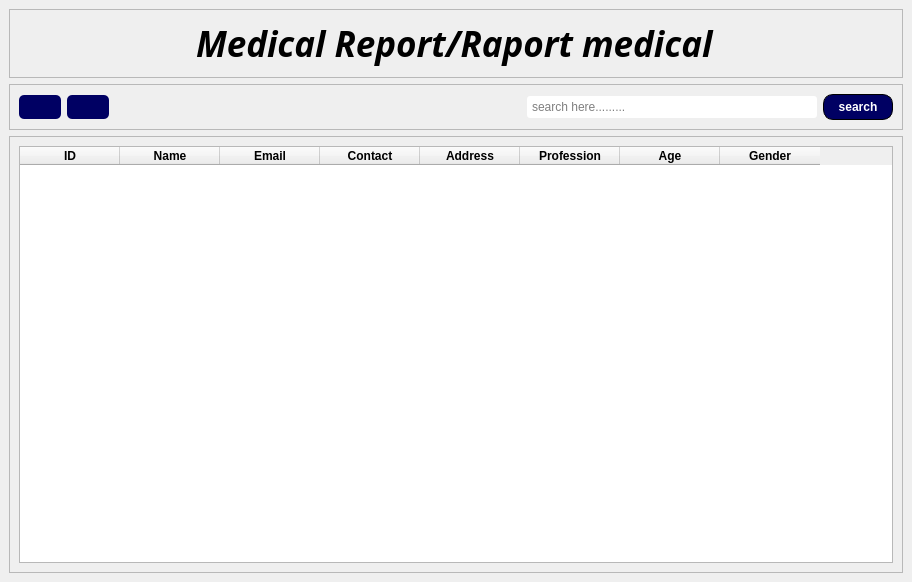
<?xml version="1.0" encoding="UTF-8"?>
<ui version="4.0">
 <class>MainWindow</class>
 <widget class="QMainWindow" name="MainWindow">
  <property name="geometry">
   <rect>
    <x>0</x>
    <y>0</y>
    <width>912</width>
    <height>582</height>
   </rect>
  </property>
  <property name="windowTitle">
   <string>MainWindow</string>
  </property>
  <widget class="QWidget" name="centralwidget">
   <property name="styleSheet">
    <string notr="true">

QPushButton{
	border-radius: 9px;
	padding: 4px;
	background-color: rgb(0, 221, 255);
	
	background-color: rgb(0, 0, 99);
	
}</string>
   </property>
   <layout class="QVBoxLayout" name="verticalLayout_4">
    <item>
     <widget class="QFrame" name="frame">
      <property name="frameShape">
       <enum>QFrame::StyledPanel</enum>
      </property>
      <property name="frameShadow">
       <enum>QFrame::Raised</enum>
      </property>
      <layout class="QVBoxLayout" name="verticalLayout">
       <item alignment="Qt::AlignHCenter">
        <widget class="QLabel" name="label_2">
         <property name="font">
          <font>
           <family>Monotype Corsiva</family>
           <pointsize>26</pointsize>
           <italic>true</italic>
           <bold>true</bold>
          </font>
         </property>
         <property name="text">
          <string>Medical Report/Raport medical</string>
         </property>
        </widget>
       </item>
      </layout>
     </widget>
    </item>
    <item>
     <widget class="QFrame" name="frame_3">
      <property name="styleSheet">
       <string notr="true">QPushButton{
	border: none;
	border-radius: 5px;
	background-color: rgb(0, 0, 99);
	padding: 5px;
}

#searchButton{
	border: 1px solid #000000;
	border-radius: 10px;
	color: white;
}

QLineEdit{
	border: 1px solid #000000;
	border-radius: 10px;
	background-color: rgb(255, 255, 255);
	border-color: rgb(0, 0, 127);
	padding: 3px;
}</string>
      </property>
      <property name="frameShape">
       <enum>QFrame::StyledPanel</enum>
      </property>
      <property name="frameShadow">
       <enum>QFrame::Raised</enum>
      </property>
      <layout class="QHBoxLayout" name="horizontalLayout_3">
       <item>
        <layout class="QHBoxLayout" name="horizontalLayout_2">
         <item>
          <widget class="QPushButton" name="pushButton">
           <property name="text">
            <string/>
           </property>
           <property name="icon">
            <iconset resource="../static.qrc">
             <normaloff>:/logo/images/add_list_40px.png</normaloff>:/logo/images/add_list_40px.png</iconset>
           </property>
           <property name="iconSize">
            <size>
             <width>26</width>
             <height>26</height>
            </size>
           </property>
          </widget>
         </item>
         <item>
          <widget class="QPushButton" name="pushButton_2">
           <property name="text">
            <string/>
           </property>
           <property name="icon">
            <iconset resource="../static.qrc">
             <normaloff>:/logo/images/edit_property_64px.png</normaloff>:/logo/images/edit_property_64px.png</iconset>
           </property>
           <property name="iconSize">
            <size>
             <width>26</width>
             <height>26</height>
            </size>
           </property>
          </widget>
         </item>
        </layout>
       </item>
       <item>
        <spacer name="horizontalSpacer">
         <property name="orientation">
          <enum>Qt::Horizontal</enum>
         </property>
         <property name="sizeHint" stdset="0">
          <size>
           <width>387</width>
           <height>20</height>
          </size>
         </property>
        </spacer>
       </item>
       <item>
        <layout class="QHBoxLayout" name="horizontalLayout">
         <item>
          <widget class="QLineEdit" name="lineEdit">
           <property name="minimumSize">
            <size>
             <width>290</width>
             <height>0</height>
            </size>
           </property>
           <property name="maximumSize">
            <size>
             <width>290</width>
             <height>16777215</height>
            </size>
           </property>
           <property name="styleSheet">
            <string notr="true">border: 1px solod black;
border-radius: 3px;
color: rgb(0, 0, 0);</string>
           </property>
           <property name="placeholderText">
            <string>search here.........</string>
           </property>
          </widget>
         </item>
         <item>
          <widget class="QPushButton" name="searchButton">
           <property name="minimumSize">
            <size>
             <width>70</width>
             <height>0</height>
            </size>
           </property>
           <property name="maximumSize">
            <size>
             <width>70</width>
             <height>16777215</height>
            </size>
           </property>
           <property name="font">
            <font>
             <bold>true</bold>
            </font>
           </property>
           <property name="text">
            <string>search</string>
           </property>
           <property name="icon">
            <iconset>
             <normaloff>../../../../../test/icons/search_64px.png</normaloff>../../../../../test/icons/search_64px.png</iconset>
           </property>
          </widget>
         </item>
        </layout>
       </item>
      </layout>
     </widget>
    </item>
    <item>
     <widget class="QFrame" name="frame_2">
      <property name="frameShape">
       <enum>QFrame::StyledPanel</enum>
      </property>
      <property name="frameShadow">
       <enum>QFrame::Raised</enum>
      </property>
      <layout class="QVBoxLayout" name="verticalLayout_3">
       <item>
        <widget class="QTableWidget" name="tableWidget">
         <property name="sortingEnabled">
          <bool>true</bool>
         </property>
         <column>
          <property name="text">
           <string>ID</string>
          </property>
          <property name="font">
           <font>
            <bold>true</bold>
           </font>
          </property>
         </column>
         <column>
          <property name="text">
           <string>Name</string>
          </property>
          <property name="font">
           <font>
            <bold>true</bold>
           </font>
          </property>
         </column>
         <column>
          <property name="text">
           <string>Email</string>
          </property>
          <property name="font">
           <font>
            <bold>true</bold>
           </font>
          </property>
         </column>
         <column>
          <property name="text">
           <string>Contact</string>
          </property>
          <property name="font">
           <font>
            <bold>true</bold>
           </font>
          </property>
         </column>
         <column>
          <property name="text">
           <string>Address</string>
          </property>
          <property name="font">
           <font>
            <bold>true</bold>
           </font>
          </property>
         </column>
         <column>
          <property name="text">
           <string>Profession</string>
          </property>
          <property name="font">
           <font>
            <bold>true</bold>
           </font>
          </property>
         </column>
         <column>
          <property name="text">
           <string>Age</string>
          </property>
          <property name="font">
           <font>
            <bold>true</bold>
           </font>
          </property>
         </column>
         <column>
          <property name="text">
           <string>Gender</string>
          </property>
          <property name="font">
           <font>
            <bold>true</bold>
           </font>
          </property>
         </column>
        </widget>
       </item>
      </layout>
     </widget>
    </item>
   </layout>
  </widget>
 </widget>
 <resources>
  <include location="../static.qrc"/>
 </resources>
 <connections/>
</ui>
